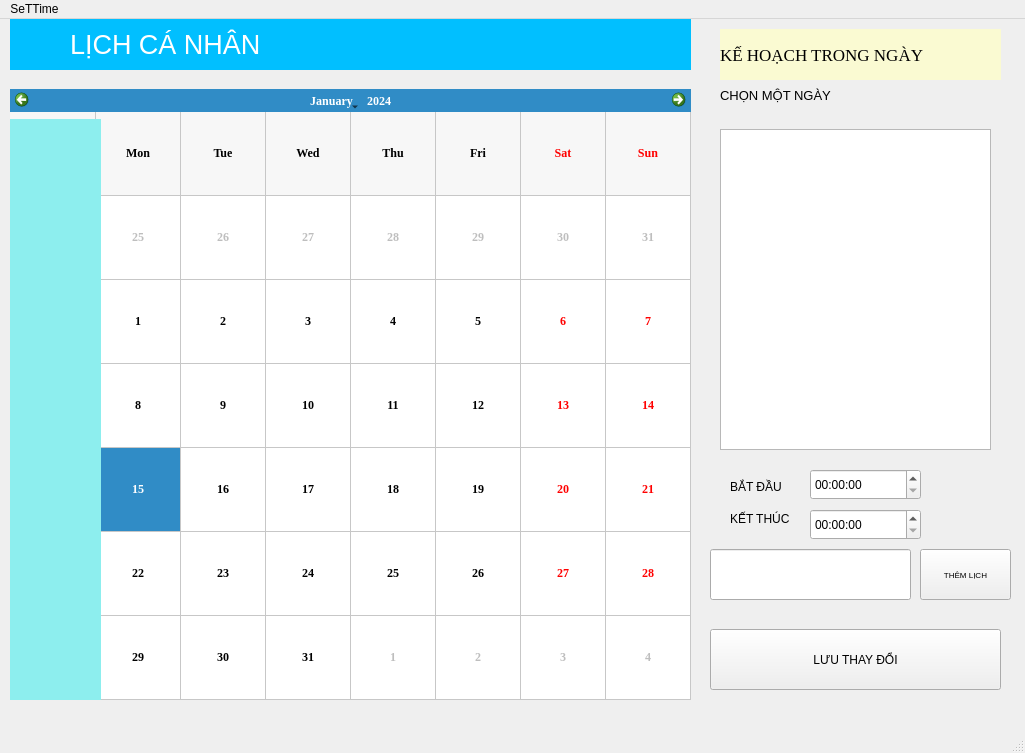
<?xml version="1.0" encoding="UTF-8"?>
<ui version="4.0">
 <class>MainWindow</class>
 <widget class="QMainWindow" name="MainWindow">
  <property name="geometry">
   <rect>
    <x>0</x>
    <y>0</y>
    <width>1025</width>
    <height>753</height>
   </rect>
  </property>
  <property name="windowTitle">
   <string>MainWindow</string>
  </property>
  <widget class="QWidget" name="centralwidget">
   <widget class="QCalendarWidget" name="calendarWidget">
    <property name="geometry">
     <rect>
      <x>10</x>
      <y>70</y>
      <width>681</width>
      <height>611</height>
     </rect>
    </property>
    <property name="font">
     <font>
      <family>Times New Roman</family>
      <pointsize>9</pointsize>
      <weight>75</weight>
      <bold>true</bold>
     </font>
    </property>
    <property name="mouseTracking">
     <bool>false</bool>
    </property>
    <property name="tabletTracking">
     <bool>false</bool>
    </property>
    <property name="autoFillBackground">
     <bool>true</bool>
    </property>
    <property name="styleSheet">
     <string notr="true">Bold;
</string>
    </property>
    <property name="gridVisible">
     <bool>true</bool>
    </property>
    <property name="selectionMode">
     <enum>QCalendarWidget::SingleSelection</enum>
    </property>
    <property name="horizontalHeaderFormat">
     <enum>QCalendarWidget::ShortDayNames</enum>
    </property>
    <property name="navigationBarVisible">
     <bool>true</bool>
    </property>
    <property name="dateEditEnabled">
     <bool>true</bool>
    </property>
   </widget>
   <widget class="QLabel" name="label">
    <property name="geometry">
     <rect>
      <x>10</x>
      <y>0</y>
      <width>681</width>
      <height>51</height>
     </rect>
    </property>
    <property name="styleSheet">
     <string notr="true">font-size: 20pt;
background: #01BFFF;
color: white;
</string>
    </property>
    <property name="text">
     <string>        LỊCH CÁ NHÂN</string>
    </property>
   </widget>
   <widget class="QLabel" name="label_2">
    <property name="geometry">
     <rect>
      <x>720</x>
      <y>10</y>
      <width>281</width>
      <height>51</height>
     </rect>
    </property>
    <property name="font">
     <font>
      <family>Times New Roman</family>
      <pointsize>13</pointsize>
     </font>
    </property>
    <property name="styleSheet">
     <string notr="true">font-size: 13pt;
background:#FAFAD2;
color: write;
</string>
    </property>
    <property name="text">
     <string>KẾ HOẠCH TRONG NGÀY</string>
    </property>
   </widget>
   <widget class="QPushButton" name="addButton">
    <property name="geometry">
     <rect>
      <x>920</x>
      <y>530</y>
      <width>91</width>
      <height>51</height>
     </rect>
    </property>
    <property name="font">
     <font>
      <pointsize>6</pointsize>
      <weight>50</weight>
      <italic>false</italic>
      <bold>false</bold>
     </font>
    </property>
    <property name="styleSheet">
     <string notr="true">font: 6pt;</string>
    </property>
    <property name="text">
     <string>THÊM LỊCH</string>
    </property>
   </widget>
   <widget class="QLabel" name="label_3">
    <property name="geometry">
     <rect>
      <x>10</x>
      <y>100</y>
      <width>91</width>
      <height>581</height>
     </rect>
    </property>
    <property name="styleSheet">
     <string notr="true">background: #8DEEEE;</string>
    </property>
    <property name="text">
     <string/>
    </property>
   </widget>
   <widget class="QLabel" name="label_4">
    <property name="geometry">
     <rect>
      <x>720</x>
      <y>66</y>
      <width>241</width>
      <height>20</height>
     </rect>
    </property>
    <property name="styleSheet">
     <string notr="true">font: 10pt</string>
    </property>
    <property name="text">
     <string>CHỌN MỘT NGÀY</string>
    </property>
   </widget>
   <widget class="QLabel" name="label_5">
    <property name="geometry">
     <rect>
      <x>730</x>
      <y>460</y>
      <width>55</width>
      <height>16</height>
     </rect>
    </property>
    <property name="text">
     <string>BẮT ĐẦU</string>
    </property>
   </widget>
   <widget class="QLabel" name="label_6">
    <property name="geometry">
     <rect>
      <x>730</x>
      <y>490</y>
      <width>61</width>
      <height>20</height>
     </rect>
    </property>
    <property name="text">
     <string>KẾT THÚC</string>
    </property>
   </widget>
   <widget class="QPushButton" name="saveButton">
    <property name="geometry">
     <rect>
      <x>710</x>
      <y>610</y>
      <width>291</width>
      <height>61</height>
     </rect>
    </property>
    <property name="text">
     <string>LƯU THAY ĐỔI</string>
    </property>
   </widget>
   <widget class="QListWidget" name="tasksListWidget">
    <property name="geometry">
     <rect>
      <x>720</x>
      <y>110</y>
      <width>271</width>
      <height>321</height>
     </rect>
    </property>
   </widget>
   <widget class="QLineEdit" name="taskLineEdit">
    <property name="geometry">
     <rect>
      <x>710</x>
      <y>530</y>
      <width>201</width>
      <height>51</height>
     </rect>
    </property>
   </widget>
   <widget class="QTimeEdit" name="timeIn">
    <property name="geometry">
     <rect>
      <x>810</x>
      <y>450</y>
      <width>111</width>
      <height>31</height>
     </rect>
    </property>
   </widget>
   <widget class="QTimeEdit" name="timeOut">
    <property name="geometry">
     <rect>
      <x>810</x>
      <y>490</y>
      <width>111</width>
      <height>31</height>
     </rect>
    </property>
   </widget>
  </widget>
  <widget class="QMenuBar" name="menubar">
   <property name="geometry">
    <rect>
     <x>0</x>
     <y>0</y>
     <width>1025</width>
     <height>26</height>
    </rect>
   </property>
   <widget class="QMenu" name="menuSeTTime">
    <property name="title">
     <string>SeTTime</string>
    </property>
   </widget>
   <addaction name="menuSeTTime"/>
  </widget>
  <widget class="QStatusBar" name="statusbar"/>
 </widget>
 <resources/>
 <connections/>
</ui>
